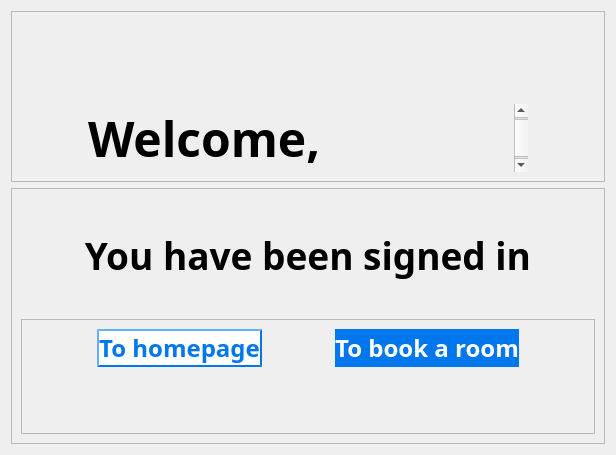
           <widget class="QWidget" name="sign_in_su_page2">
            <layout class="QGridLayout" name="gridLayout_11">
             <item row="2" column="0">
              <layout class="QVBoxLayout" name="verticalLayout_4" stretch="2,3">
               <item>
                <widget class="QFrame" name="frame_6">
                 <property name="frameShape">
                  <enum>QFrame::StyledPanel</enum>
                 </property>
                 <property name="frameShadow">
                  <enum>QFrame::Raised</enum>
                 </property>
                 <layout class="QGridLayout" name="gridLayout_12">
                  <item row="0" column="0">
                   <layout class="QGridLayout" name="gridLayout_10" rowstretch="3,1" columnstretch="1,3,3,1">
                    <item row="1" column="1">
                     <widget class="QLabel" name="label_7">
                      <property name="font">
                       <font>
                        <family>Bahnschrift SemiBold</family>
                        <pointsize>36</pointsize>
                        <weight>75</weight>
                        <bold>true</bold>
                       </font>
                      </property>
                      <property name="text">
                       <string>Welcome,</string>
                      </property>
                      <property name="alignment">
                       <set>Qt::AlignRight|Qt::AlignTrailing|Qt::AlignVCenter</set>
                      </property>
                     </widget>
                    </item>
                    <item row="1" column="2">
                     <widget class="QTextBrowser" name="user_name_dis">
                      <property name="font">
                       <font>
                        <family>Bahnschrift SemiBold</family>
                        <pointsize>36</pointsize>
                        <weight>75</weight>
                        <bold>true</bold>
                       </font>
                      </property>
                      <property name="styleSheet">
                       <string notr="true">QTextBrowser{background-color: rgb(0, 119, 237,0); border-radius:20px; color:rgb(0,0,0);}</string>
                      </property>
                     </widget>
                    </item>
                    <item row="0" column="2">
                     <spacer name="verticalSpacer_5">
                      <property name="orientation">
                       <enum>Qt::Vertical</enum>
                      </property>
                      <property name="sizeHint" stdset="0">
                       <size>
                        <width>20</width>
                        <height>40</height>
                       </size>
                      </property>
                     </spacer>
                    </item>
                    <item row="1" column="0">
                     <spacer name="horizontalSpacer_7">
                      <property name="orientation">
                       <enum>Qt::Horizontal</enum>
                      </property>
                      <property name="sizeHint" stdset="0">
                       <size>
                        <width>40</width>
                        <height>20</height>
                       </size>
                      </property>
                     </spacer>
                    </item>
                    <item row="1" column="3">
                     <spacer name="horizontalSpacer_6">
                      <property name="orientation">
                       <enum>Qt::Horizontal</enum>
                      </property>
                      <property name="sizeHint" stdset="0">
                       <size>
                        <width>40</width>
                        <height>20</height>
                       </size>
                      </property>
                     </spacer>
                    </item>
                   </layout>
                  </item>
                 </layout>
                </widget>
               </item>
               <item>
                <widget class="QFrame" name="frame_4">
                 <property name="frameShape">
                  <enum>QFrame::StyledPanel</enum>
                 </property>
                 <property name="frameShadow">
                  <enum>QFrame::Raised</enum>
                 </property>
                 <layout class="QGridLayout" name="gridLayout_14">
                  <item row="0" column="0">
                   <layout class="QGridLayout" name="gridLayout_13">
                    <item row="0" column="0">
                     <widget class="QLabel" name="label_9">
                      <property name="sizePolicy">
                       <sizepolicy hsizetype="Preferred" vsizetype="Expanding">
                        <horstretch>0</horstretch>
                        <verstretch>0</verstretch>
                       </sizepolicy>
                      </property>
                      <property name="font">
                       <font>
                        <family>Bahnschrift SemiBold</family>
                        <pointsize>28</pointsize>
                        <weight>75</weight>
                        <bold>true</bold>
                       </font>
                      </property>
                      <property name="text">
                       <string>You have been signed in</string>
                      </property>
                      <property name="alignment">
                       <set>Qt::AlignCenter</set>
                      </property>
                     </widget>
                    </item>
                   </layout>
                  </item>
                  <item row="1" column="0">
                   <widget class="QFrame" name="frame_74">
                    <property name="frameShape">
                     <enum>QFrame::StyledPanel</enum>
                    </property>
                    <property name="frameShadow">
                     <enum>QFrame::Raised</enum>
                    </property>
                    <layout class="QGridLayout" name="gridLayout_155">
                     <item row="0" column="0">
                      <layout class="QGridLayout" name="gridLayout_154" rowstretch="1,2" columnstretch="2,4,2,4,2">
                       <item row="0" column="2">
                        <spacer name="horizontalSpacer_121">
                         <property name="orientation">
                          <enum>Qt::Horizontal</enum>
                         </property>
                         <property name="sizeHint" stdset="0">
                          <size>
                           <width>40</width>
                           <height>20</height>
                          </size>
                         </property>
                        </spacer>
                       </item>
                       <item row="0" column="0">
                        <spacer name="horizontalSpacer_120">
                         <property name="orientation">
                          <enum>Qt::Horizontal</enum>
                         </property>
                         <property name="sizeHint" stdset="0">
                          <size>
                           <width>40</width>
                           <height>20</height>
                          </size>
                         </property>
                        </spacer>
                       </item>
                       <item row="0" column="1">
                        <widget class="QPushButton" name="to_homepage">
                         <property name="sizePolicy">
                          <sizepolicy hsizetype="Minimum" vsizetype="Expanding">
                           <horstretch>0</horstretch>
                           <verstretch>0</verstretch>
                          </sizepolicy>
                         </property>
                         <property name="font">
                          <font>
                           <family>Bahnschrift SemiBold</family>
                           <pointsize>18</pointsize>
                           <weight>75</weight>
                           <bold>true</bold>
                          </font>
                         </property>
                         <property name="styleSheet">
                          <string notr="true">QPushButton{background-color: rgb(255,255,255); border-radius:20px; color:rgb(0, 119, 237);border-width:2px;border-color:rgb(0, 119, 237);border-style:outset;}</string>
                         </property>
                         <property name="text">
                          <string>To homepage</string>
                         </property>
                        </widget>
                       </item>
                       <item row="0" column="3">
                        <widget class="QPushButton" name="to_book_a_room">
                         <property name="sizePolicy">
                          <sizepolicy hsizetype="Minimum" vsizetype="Expanding">
                           <horstretch>0</horstretch>
                           <verstretch>0</verstretch>
                          </sizepolicy>
                         </property>
                         <property name="font">
                          <font>
                           <family>Bahnschrift SemiBold</family>
                           <pointsize>18</pointsize>
                           <weight>75</weight>
                           <bold>true</bold>
                          </font>
                         </property>
                         <property name="styleSheet">
                          <string notr="true">QPushButton{background-color: rgb(0, 119, 237); border-radius:20px; color:rgb(255,255,255);}</string>
                         </property>
                         <property name="text">
                          <string>To book a room</string>
                         </property>
                        </widget>
                       </item>
                       <item row="0" column="4">
                        <spacer name="horizontalSpacer_122">
                         <property name="orientation">
                          <enum>Qt::Horizontal</enum>
                         </property>
                         <property name="sizeHint" stdset="0">
                          <size>
                           <width>40</width>
                           <height>20</height>
                          </size>
                         </property>
                        </spacer>
                       </item>
                       <item row="1" column="1">
                        <spacer name="verticalSpacer_65">
                         <property name="orientation">
                          <enum>Qt::Vertical</enum>
                         </property>
                         <property name="sizeHint" stdset="0">
                          <size>
                           <width>20</width>
                           <height>40</height>
                          </size>
                         </property>
                        </spacer>
                       </item>
                      </layout>
                     </item>
                    </layout>
                   </widget>
                  </item>
                 </layout>
                </widget>
               </item>
              </layout>
             </item>
            </layout>
           </widget>
